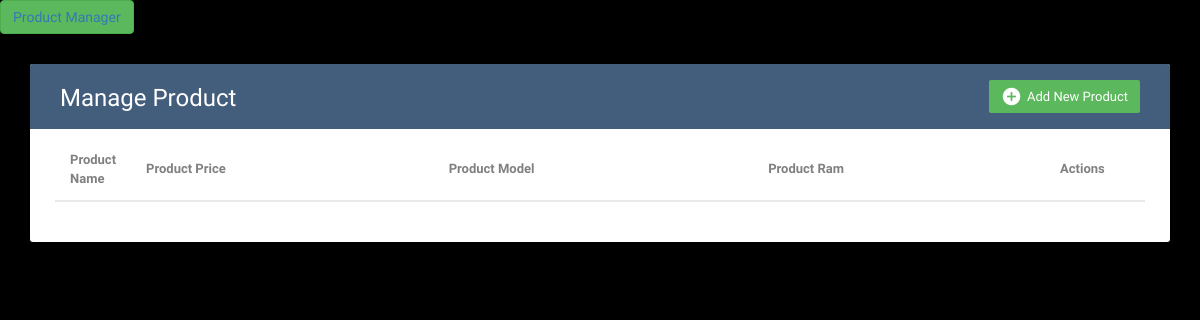
Before: / with the older database file.
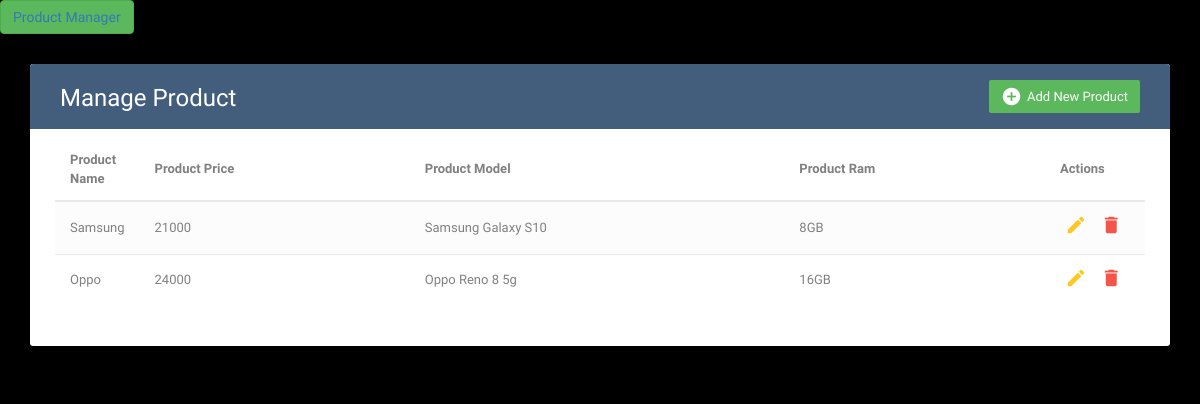
After: the same page with the newer database file.
### myapp/models.py (models this page shows, shortened)
class Admin(models.Model):
	product_name=models.CharField(max_length=100)
	product_price=models.PositiveIntegerField()
	product_image=models.ImageField(upload_to='product_image/')
	product_model=models.CharField(max_length=100)
	product_ram=models.CharField(max_length=100)
	class Meta:
		db_table="product_mst"

### myapp/views.py (the view)
# urls.py: path('',views.index,name='index'),
def index(request):
	product=Admin.objects.all()
	return render(request,'index.html',{'product':product})

### myapp/templates/index.html (shortened to what this page needs)
<!DOCTYPE html>
<html lang="en">
<head>
<link rel="stylesheet" href="https://maxcdn.bootstrapcdn.com/font-awesome/4.7.0/css/font-awesome.min.css">
<link rel="stylesheet" href="https://maxcdn.bootstrapcdn.com/bootstrap/3.3.7/css/bootstrap.min.css">
  <body>
  	<button class="btn btn-success"><a href="{% url 'product_manager' %}">Product Manager</a></button>
    <div class="container">
        <div class="table-wrapper">
            <div class="table-title">
                <div class="row">
                    <div class="col-sm-6">
						<h2>Manage Product</h2>
					</div>
					<div class="col-sm-6">
						<a href="#addEmployeeModal" class="btn btn-success" data-toggle="modal"><i class="material-icons">&#xE147;</i> <span>Add New Product</span></a>
					</div>
                </div>
            </div>
            <table class="table table-striped table-hover">
                <thead>
                    <tr>
                        <th>Product Name</th>
                        <th>Product Price</th>
						<th>Product Model</th>
						<th>Product Ram</th>
                        <th>Actions</th>
                    </tr>
                </thead>
                <tbody>
                	{% for i in product %}
                    <tr>
                        <td>{{i.product_name}}</td>
                        <td>{{i.product_price}}</td>
						<td>{{i.product_model}}</td>
						<td>{{i.product_ram}}</td>
						<td>
                            <a href="#editEmployeeModal-{{forloop.counter}}" class="edit" data-toggle="modal"><i class="material-icons" data-toggle="tooltip" title="Edit">&#xE254;</i></a>
                            <a href="#deleteEmployeeModal-{{forloop.counter}}" class="delete" data-toggle="modal"><i class="material-icons" data-toggle="tooltip" title="Delete">&#xE872;</i></a>
                        </td>
                    </tr>
                    {% endfor %}
                </tbody>
            </table>
        </div>
    </div>
</body>
</html>

### myapp/templates/index.html (style rules this page uses)
body { background-color: black; color: gray; font-family: 'Varela Round', sans-serif; font-size: 13px; }
.table-wrapper { background: #fff; padding: 20px 25px; margin: 30px 0; border-radius: 3px; box-shadow: 0 1px 1px rgba(0,0,0,.05); }
.table-title { padding-bottom: 15px; background: #435d7d; color: #fff; padding: 16px 30px; margin: -20px -25px 10px; border-radius: 3px 3px 0 0; }
.table-title h2 { margin: 5px 0 0; font-size: 24px; }
.table-title .btn { color: #fff; float: right; font-size: 13px; border: none; min-width: 50px; border-radius: 2px; border: none; outline: none !important; margin-left: 10px; }
.table-title .btn i { float: left; font-size: 21px; margin-right: 5px; }
.table-title .btn span { float: left; margin-top: 2px; }
table.table tr th, table.table tr td { border-color: #e9e9e9; padding: 12px 15px; vertical-align: middle; }
table.table tr th:first-child { width: 60px; }
table.table tr th:last-child { width: 100px; }
table.table-striped tbody tr:nth-of-type(odd) { background-color: #fcfcfc; }
table.table td:last-child i { opacity: 0.9; font-size: 22px; margin: 0 5px; }
table.table td a { font-weight: bold; color: #566787; display: inline-block; text-decoration: none; outline: none !important; }
table.table td a.edit { color: #FFC107; }
table.table td a.delete { color: #F44336; }
table.table td i { font-size: 19px; }

Changed rows visible on the page:
added Admin: product_name "Samsung", product_price "21000", product_model "Samsung Galaxy S10", product_ram "8GB"
added Admin: product_name "Oppo", product_price "24000", product_model "Oppo Reno 8 5g", product_ram "16GB"
